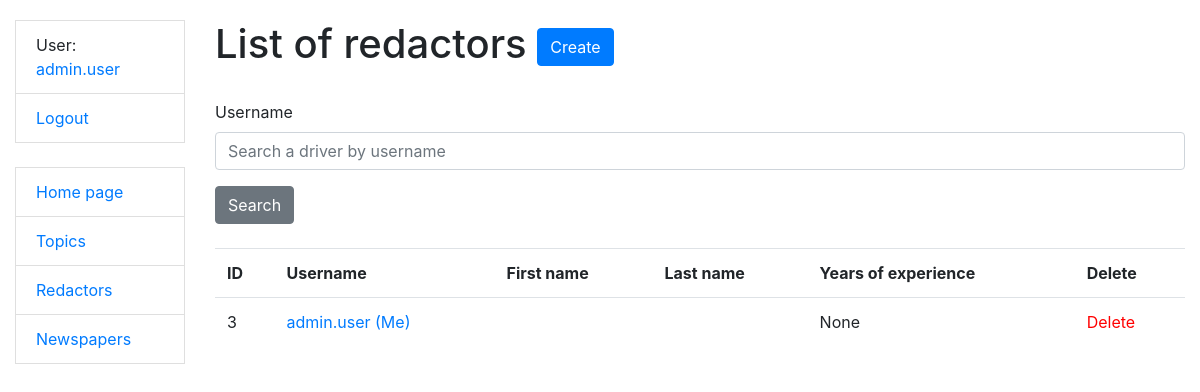
/redactors/ (signed in), run on the app's committed database.
### catalog/models.py (models this page shows, shortened)
class Redactor(AbstractUser):
    years_of_experience = models.IntegerField(null=True, blank=True)
    def get_absolute_url(self):
        return reverse("catalog:redactor-detail", kwargs={"pk": self.pk})

### catalog/views.py (the view)
# urls.py: path('redactors/', RedactorListView.as_view(), name='redactor-list'),
class RedactorListView(LoginRequiredMixin, generic.ListView):
    model = Redactor
    paginate_by = 5
    def get_context_data(self, *, object_list=None, **kwargs):
        context = super(RedactorListView, self).get_context_data(**kwargs)
        username = self.request.GET.get("username")
        context["search_form"] = RedactorSearchForm(
            initial={
                "username": username
            }
        )
        return context
    def get_queryset(self):
        queryset = Redactor.objects.all()
        form = RedactorCreationForm(self.request.GET)
        if form.is_valid():
            return queryset.filter(
                username__icontains=form.cleaned_data["username"]
            )
        return queryset

### catalog/forms.py
class RedactorSearchForm(forms.Form):
    username = forms.CharField(
        max_length=255,
        required=False,
        widget=forms.TextInput(attrs={
            "placeholder": "Search a driver by username",
        })
    )

### catalog/context_processor.py (called while the page is built)
def cfg_assets_root(request):
    return {'ASSETS_ROOT': settings.ASSETS_ROOT}

### templates/catalog/redactor_list.html
{% extends "base.html" %}
{% load crispy_forms_filters %}
{% block content %}
  <h1>List of redactors <a href="{% url 'catalog:redactor-create' %}" class="btn btn-primary link-to-page">Create</a>
  </h1>
  <br>
  <form action="" method="get">
    {{ search_form|crispy }}
    <input type="submit" value="Search" class="btn btn-secondary">
  </form>
  <br>
  {% if redactor_list %}
  <table class="table">
  <tr>
    <th>ID</th>
    <th>Username</th>
    <th>First name</th>
    <th>Last name</th>
    <th>Years of experience</th>
    <th>Delete</th>
  </tr>
  {% for redactor in redactor_list %}
    <tr>
      <td>{{ redactor.id }}</td>
      <td><a href="{{ redactor.get_absolute_url }}">{{ redactor.username }} {% if user == redactor %} (Me) {% endif %}</a></td>
      <td>{{ redactor.first_name }}</td>
      <td>{{ redactor.last_name }}</td>
      <td>{{ redactor.years_of_experience }}</td>
      <td><a style="color: red"
              href="{% url 'catalog:redactor-delete' pk=redactor.id %}">
            Delete
          </a></td>
    </tr>
  {% endfor %}
  </table>
  {% else %}
  <p>No redactors found.</p>
  {% endif %}
{% endblock %}

### templates/includes/sidebar.html
<ul class="sidebar-nav" list-group>
  {% if user.is_authenticated %}
    <li class="list-group-item">User: <a href="{{ user.get_absolute_url }}">{{ user.get_username }}</a></li>
    <li class="list-group-item"><a href="{% url 'logout' %}?next={{ request.path }}">Logout</a></li>
  {% else %}
  <li class="list-group-item"><a href="{% url 'login' %}?next={{ request.path }}">Login</a></li>
  {% endif %}
  <br>
  <li class="list-group-item">
    <a href="{% url 'catalog:index' %}">Home page</a>
  </li>
  <li class="list-group-item">
    <a href="{% url 'catalog:topic-list' %}">Topics</a>
  </li>
  <li class="list-group-item">
    <a href="{% url 'catalog:redactor-list' %}">Redactors</a>
  </li>
  <li class="list-group-item">
    <a href="{% url 'catalog:newspaper-list' %}">Newspapers</a>
  </li>
</ul>

### static/css/styles.css (style rules this page uses)
body { margin-top: 20px; }
.sidebar-nav { padding: 0; list-style: None; }

### data on the page
Redactor: get_username "admin.user", id "3", username "admin.user", shows "(Me)", years_of_experience "None"
